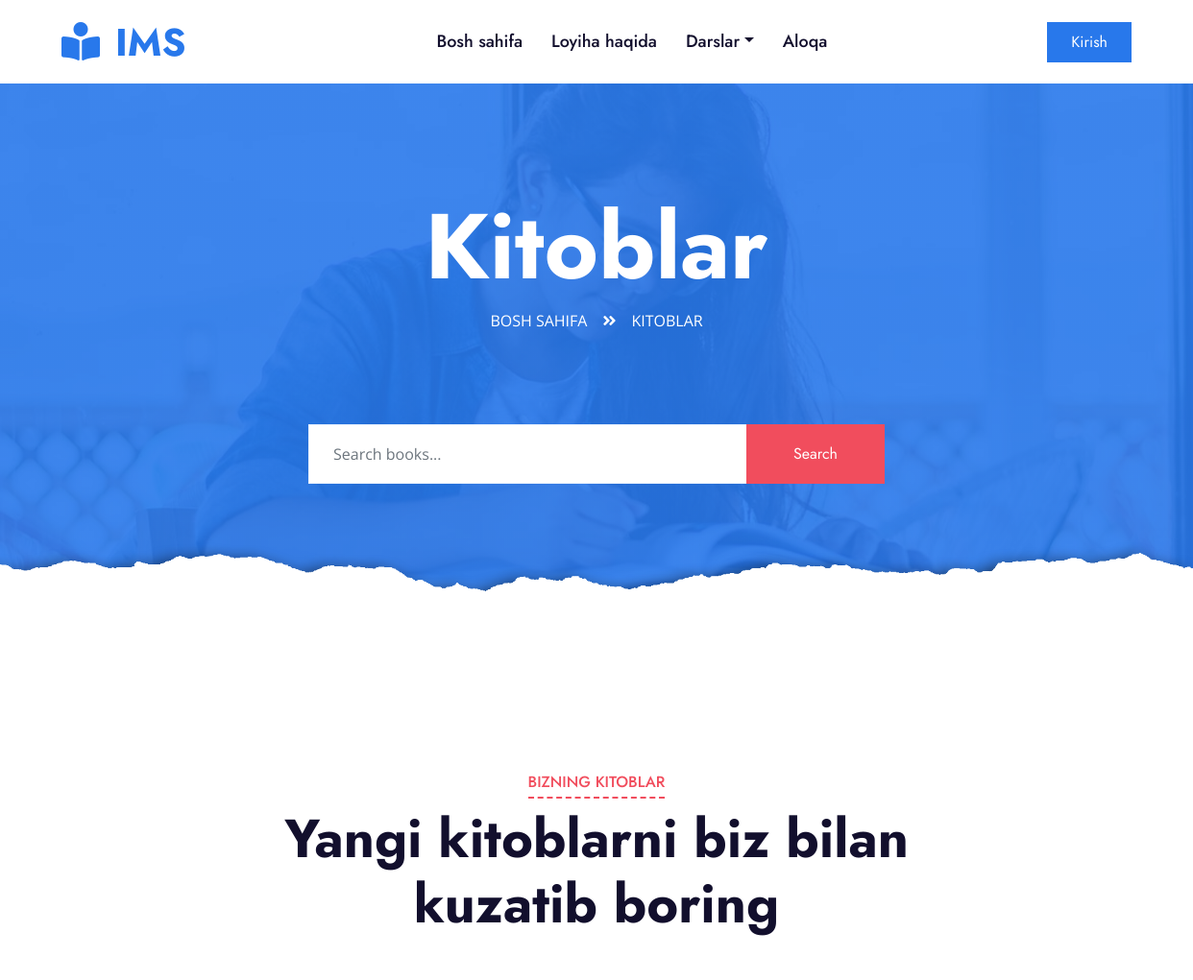
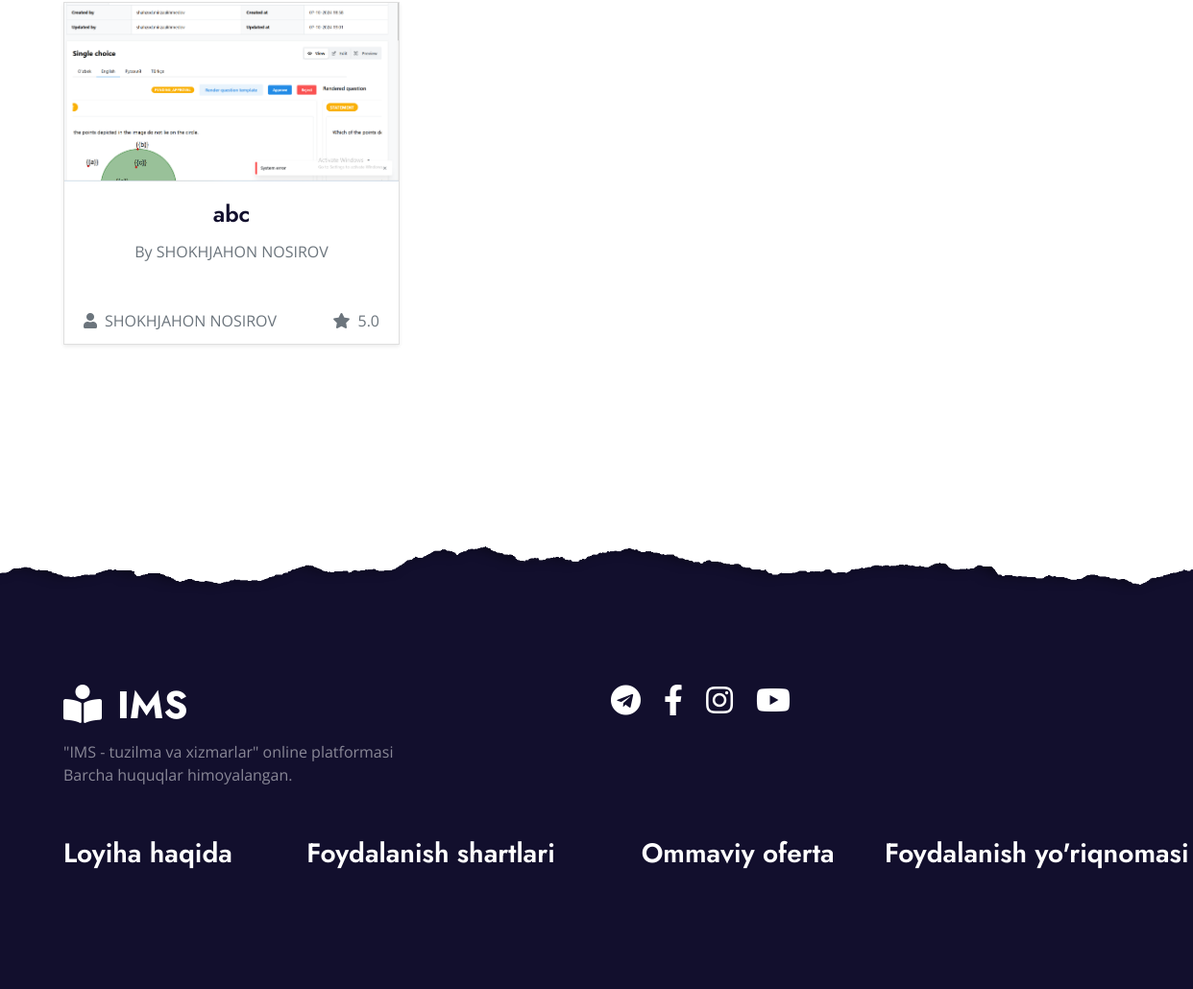
The page /books/ on the database its author committed (2 pictures, top to bottom).
### users/models.py (models this page shows, shortened)
class Book(models.Model):
    title = models.CharField(max_length=200)
    author = models.CharField(max_length=100)
    rating = models.FloatField()
    image = models.ImageField(upload_to='books/')
    file = models.FileField(upload_to='books/files/')

### users/views.py (the view)
# urls.py: path('books/', views.books, name='books'),
def books(request):
    query = request.GET.get('q', '').strip()  # Get the search query and strip extra spaces
    if query:
        books = Book.objects.filter(title__icontains=query)  # Filter books by title
    else:
        books = Book.objects.all()  # Show all books if no query
    return render(request, 'books.html', {'books': books, 'query': query})

### users/templates/books.html (shortened to what this page needs)
{% load static %}
<!DOCTYPE html>
<html lang="en">
<head>
    <link href="https://cdnjs.cloudflare.com/ajax/libs/font-awesome/5.10.0/css/all.min.css" rel="stylesheet">
    <link href="{% static 'lib/owlcarousel/assets/owl.carousel.min.css' %}" rel="stylesheet">
    <link href="{% static 'css/style.css' %}" rel="stylesheet">
</head>
<body>
    <div class="container-fluid p-0">
        <nav class="navbar navbar-expand-lg bg-white navbar-light py-3 py-lg-0 px-lg-5">
            <a href="{% url 'index' %}" class="navbar-brand ml-lg-3">
                <h1 class="m-0 text-uppercase text-primary"><i class="fa fa-book-reader mr-3"></i>IMS</h1>
            </a>
            <div class="collapse navbar-collapse justify-content-between px-lg-3" id="navbarCollapse">
                <div class="navbar-nav mx-auto py-0">
                    <a href="{% url 'index' %}" class="nav-item nav-link">Bosh sahifa</a>
                    <a href="{% url 'about' %}" class="nav-item nav-link">Loyiha haqida</a>
                    <div class="nav-item dropdown">
                        <a href="#" class="nav-link dropdown-toggle" data-toggle="dropdown" aria-expanded="false">Darslar</a>
                    </div>
                    <a href="{% url 'contact' %}" class="nav-item nav-link">Aloqa</a>
                </div>
                {% if user.is_authenticated %}
                    <div class="dropdown">
                        <a class="btn btn-primary dropdown-toggle py-2 px-4 d-none d-lg-block" href="#" role="button" id="userDropdown" data-toggle="dropdown" aria-haspopup="true" aria-expanded="false">
                            Profil
                        </a>
                        <div class="dropdown-menu dropdown-menu-right" aria-labelledby="userDropdown">
                            <a href="{% url 'malumot' %}" class="dropdown-item">Ma'lumotlarim</a>
                            <a href="{% url 'mycourse' %}" class="dropdown-item">Mening kurslarim</a>
                            <a href="{% url 'sertifikat' %}" class="dropdown-item">Sertifikatlarim</a>
                            <form method="post" action="{% url 'logout' %}">
                                {% csrf_token %}
                                <button type="submit" class="dropdown-item">Tizimdan chiqish</button>
                            </form>
                        </div>
                    </div>
                {% else %}
                    <a href="{% url 'login' %}" class="btn btn-primary py-2 px-4 d-none d-lg-block">Kirish</a>
                {% endif %}
            </div>
        </nav>
    </div>
    <div class="jumbotron jumbotron-fluid page-header position-relative overlay-bottom" style="margin-bottom: 90px;">
        <div class="container text-center py-5">
            <h1 class="text-white display-1">Kitoblar</h1>
            <div class="d-inline-flex text-white mb-5">
                <p class="m-0 text-uppercase"><a class="text-white" href="{% url 'index' %}">Bosh sahifa</a></p>
                <i class="fa fa-angle-double-right pt-1 px-3"></i>
                <p class="m-0 text-uppercase">Kitoblar</p>
            </div>
        </div>
        <div class="mx-auto mb-5" style="width: 100%; max-width: 600px;">
            <form method="get" action="{% url 'books' %}">
                <div class="input-group">
                    <input type="text" name="q" class="form-control border-light" style="padding: 30px 25px;" placeholder="Search books..." value="{{ query }}">
                    <div class="input-group-append">
                        <button class="btn btn-secondary px-4 px-lg-5" type="submit">Search</button>
                    </div>
                </div>
            </form>
        </div>
    </div>
    <div class="container-fluid py-5">
        <div class="container py-5">
            <div class="row mx-0 justify-content-center">
                <div class="col-lg-8">
                    <div class="section-title text-center position-relative mb-5">
                        <h6 class="d-inline-block position-relative text-secondary text-uppercase pb-2">Bizning kitoblar</h6>
                        <h1 class="display-4">Yangi kitoblarni biz bilan kuzatib boring</h1>
                    </div>
                </div>
            </div>
            <div class="row">
                {% for book in books %}
                <div class="col-lg-4 col-md-6 pb-4">
                    <a href="{{ book.file.url }}" style="text-decoration: none;" target="_blank">
                        <div class="card h-100 shadow-sm">
                            <img class="card-img-top" src="{{ book.image.url }}" alt="{{ book.title }}">
                            <div class="card-body">
                                <h4 class="card-title text-center">{{ book.title }}</h4>
                                <p class="text-center text-muted">By {{ book.author }}</p>
                            </div>
                            <div class="card-footer bg-white border-0">
                                <div class="d-flex justify-content-between">
                                    <span class="text-muted"><i class="fa fa-user mr-2"></i>{{ book.author }}</span>
                                    <span class="text-muted"><i class="fa fa-star mr-2"></i>{{ book.rating }}</span>
                                </div>
                            </div>
                        </div>
                    </a>
                </div>
                {% empty %}
                <p class="text-center">No books found for your search.</p>
                {% endfor %}
            </div>
        </div>
    </div>
    <div class="container-fluid position-relative overlay-top bg-dark text-white-50 py-5" style="margin-top: 90px;">
        <div class="container mt-5 pt-5">
            <div class="row">
                <div class="col-md-6 mb-5">
                    <a href="{% url 'index' %}" class="navbar-brand">
                        <h1 class="mt-n2 text-uppercase text-white"><i class="fa fa-book-reader mr-3"></i>IMS</h1>
                    </a>
                    <p class="m-0">"IMS - tuzilma va xizmarlar" online platformasi <br>
                        Barcha huquqlar himoyalangan.</p>
                </div>
                <div class="col-md-6 mb-5">
                    <div class="d-flex justify-content-start">
                        <a class="text-white mr-4" href="#"><i class="fab fa-2x fa-telegram"></i></a>
                        <a class="text-white mr-4" href="#"><i class="fab fa-2x fa-facebook-f"></i></a>
                        <a class="text-white mr-4" href="#"><i class="fab fa-2x fa-instagram"></i></a>
                        <a class="text-white" href="#"><i class="fab fa-2x fa-youtube"></i></a>
                    </div>
                </div>
            </div>
            <div class="row justify-content-between">
                <div class="col-lg-2 col-md-6 mb-5">
                    <a href="#" class="navbar-brand">
                        <h3 class="text-white mb-4">Loyiha haqida</h3>
                    </a>
                </div>
                <div class="col-lg-3 col-md-6 mb-5">
                    <a href="#" class="navbar-brand">
                        <h3 class="text-white mb-4 ">Foydalanish shartlari</h3>
                    </a>
                </div>
                <div class="col-lg-2 col-md-6 mb-5">
                    <a href="#" class="navbar-brand">
                        <h3 class="text-white mb-4">Ommaviy oferta</h3>
                    </a>
                </div>
                <div class="col-lg-3 col-md-6 mb-5">
                    <a href="#" class="navbar-brand">
                        <h3 class="text-white mb-4">Foydalanish yo'riqnomasi
                        </h3>
                    </a>
                </div>
            </div>
        </div>
    </div>
</body>
</html>

### rows shown on the page
Book: image (picture), title "abc", author "SHOKHJAHON NOSIROV", rating "5.0"
